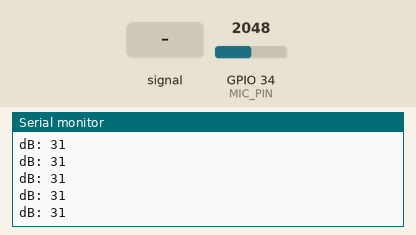
Recording of a sketch running on a simulated ESP32. Shown: the last lines printed to the serial monitor. Inputs (shaded band) come from the test bench; at power-on: GPIO 34 (MIC_PIN) = 2048.

Above: at 1.2 s.
1.3 s: GPIO 34 (MIC_PIN) fed a 200 Hz sine of ±327 counts around its level
At 1.38 s:
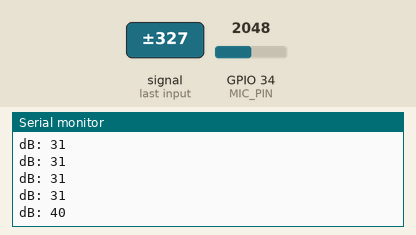
2.8 s: GPIO 34 (MIC_PIN) fed a 1000 Hz sine of ±1023 counts around its level
At 2.94 s:
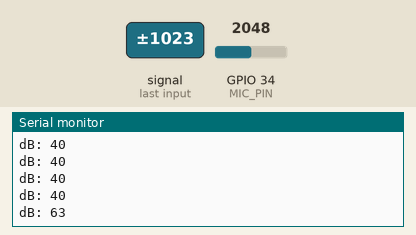
Timing chart, 0 to 5.8 s (numbered marks = the images above; inputs shaded):
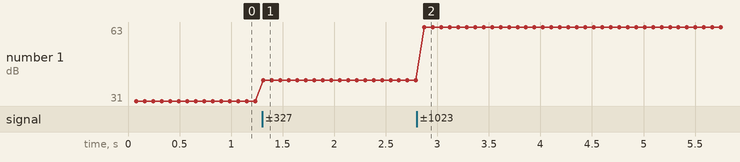

Measured:
- after the input at 1.3 s, the serial monitor: prints a new line at once (image 1)
- after the input at 2.8 s, the serial monitor: prints a new line after 0.08 s (image 2)
- plotted number 1: 31 → 40 after the input at 1.3 s, 40 → 63 after the input at 2.8 s

The sketch:

Freq.ino
```cpp
#include "arduinoFFT.h"

#define MIC_PIN  34
#define SAMPLES 128             //SAMPLES-pt FFT. Must be a base 2 number. Max 128 for Arduino Uno.
#define SAMPLING_FREQUENCY 4800 //Ts = Based on Nyquist, must be 2 times the highest expected frequency.

unsigned int samplingPeriod;
unsigned long microSeconds;

double vReal[SAMPLES]; //create vector of size SAMPLES to hold real values
double vImag[SAMPLES]; //create vector of size SAMPLES to hold imaginary values

arduinoFFT FFT = arduinoFFT();


const int sampleWindow = 50;                              // Sample window width in mS (50 mS = 20Hz)
unsigned int sample;

unsigned int output;
int Decibels;


void setup()
{

  Serial.begin(115200); //Baud rate for the Serial Monitor
  samplingPeriod = round(1000000 * (1.0 / SAMPLING_FREQUENCY)); //Period in microseconds

}


void loop()
{

  /*----------------------------------------Sound Sensor FRQ---------------------------------------------------*/
  /*Sample SAMPLES times*/
  for (int i = 0; i < SAMPLES; i++)
  {
    microSeconds = micros();    //Returns the number of microseconds since the Arduino board began running the current script.

    vReal[i] = analogRead(MIC_PIN ); //Reads the value from analog pin 0 (A0), quantize it and save it as a real term.
    vImag[i] = 0; //Makes imaginary term 0 always

    /*remaining wait time between samples if necessary*/
    while (micros() < (microSeconds + samplingPeriod))
    {
      //do nothing
    }
  }

  /*Perform FFT on samples*/
  FFT.Windowing(vReal, SAMPLES, FFT_WIN_TYP_HAMMING, FFT_FORWARD);
  FFT.Compute(vReal, vImag, SAMPLES, FFT_FORWARD);
  FFT.ComplexToMagnitude(vReal, vImag, SAMPLES);

  /*Find peak frequency and print peak*/
  double peak = FFT.MajorPeak(vReal, SAMPLES, SAMPLING_FREQUENCY);


//  Serial.print("Freq: ");
//  Serial.print(peak);


  /*--------------------------------------Sound Sensor db-----------------------------------------------------*/

  unsigned long start_time = millis();
  float PeakToPeak = 0;
  unsigned int maximum_signal = 0;  //minimum value
  unsigned int minimum_signal = 4000;  //maximum value
  while (millis() - start_time < 50)
  {
    output = analogRead(MIC_PIN );
    if (output < 4000)
    {
      if (output > maximum_signal)
      {
        maximum_signal = output;
      }
      else if (output < minimum_signal)
      {
        minimum_signal = output;
      }
    }
  }
  PeakToPeak = maximum_signal-minimum_signal;

  Decibels = map(PeakToPeak, 100, 3100, 32, 80);


  Serial.print("dB: ");
  Serial.println(Decibels);


}
```
